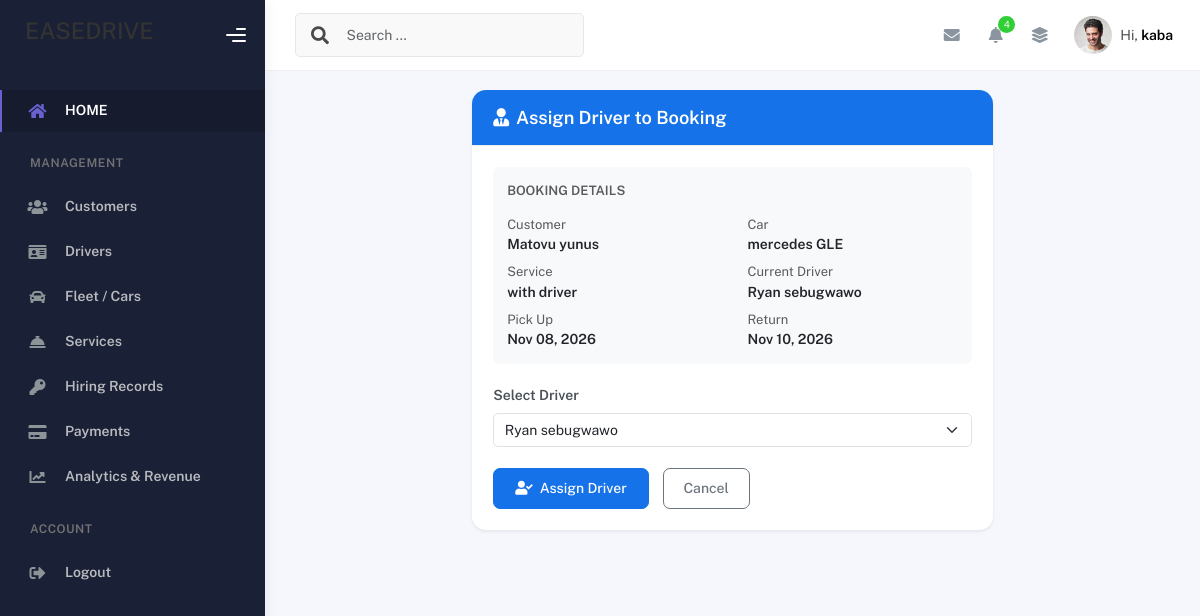
The page /admin_panel/assign_driver/1/ (signed in) on the database its author committed.
### carapplication/models.py (models this page shows, shortened)
class Hiring(models.Model):
    hiring_status = [("confirmed","confirmed"),("pending","pending")]
    customer = models.ForeignKey(Customer,on_delete=models.CASCADE)
    car = models.ForeignKey(Car,on_delete=models.CASCADE)
    service = models.ForeignKey(Service,on_delete=models.CASCADE)
    driver = models.ForeignKey(Driver,on_delete=models.SET_NULL, null=True, blank=True)
    pick_up_date = models.DateField(null=True)
    return_date = models.DateField(null=True)
    status = models.CharField(choices=hiring_status)

class Customer(models.Model):
    user = models.OneToOneField(User, on_delete=models.SET_NULL, null=True, blank=True, related_name='customer_profile')
    name = models.CharField(max_length=30, verbose_name="customer name")
    gender = models.CharField(choices= GENDER_OPTIONS)
    telephone = models.IntegerField(null=True)
    email = models.CharField(max_length=255)

class Car(models.Model):
    car_model = models.CharField(max_length=20, null=True)
    color = models.CharField(max_length=10)
    number_plate = models.CharField(max_length=8)
    status = models.CharField(choices=status)
    rental_rate = models.IntegerField()
    image = models.ImageField(upload_to='cars/', null=True, blank=True)

class Service(models.Model):
    choose = [('with driver','Given a driver'),('self driving','self driving')]
    name = models.CharField(choices=choose,verbose_name="service_name")
    description = models.CharField(max_length=180)
    cost = models.IntegerField()

class Driver(models.Model):
    name = models.CharField(max_length=30, verbose_name="driver name")
    gender = models.CharField(choices=GENDER_OPTIONS)
    contact = models.CharField(max_length=10)
    Date_of_birth = models.DateField(verbose_name="Date of Birth")
    driver_license = models.CharField(max_length=8, null=True)
    salary = models.IntegerField()
    @property
    def date_of_birth(self):
        return self.Date_of_birth
    def __str__(self):
        return f"{self.name}"

### carapplication/views.py (the view)
# urls.py: path('admin_panel/assign_driver/<int:hire_id>/', assign_driver_view, name='assign_driver'),
@admin_required
def assign_driver_view(request, hire_id):
    hiring = get_object_or_404(Hiring, id=hire_id)
    message = ''
    if request.method == 'POST':
        form = AssignDriverForm(request.POST, instance=hiring)
        if form.is_valid():
            form.save()
            message = 'Driver assigned successfully.'
            return redirect(request.META.get('HTTP_REFERER') or 'add_hiring')
    else:
        form = AssignDriverForm(instance=hiring)
    return render(request, 'assign_driver.html', {'hiring': hiring, 'form': form, 'msg': message})

### carapplication/forms.py
class AssignDriverForm(forms.ModelForm):
    class Meta:
        model = Hiring
        fields = ['driver']
        widgets = {
            'driver': forms.Select(attrs={'class': 'form-select'}),
        }

### carapplication/views.py (called while the page is built)
def admin_required(view_func):
    @wraps(view_func)
    def _wrapped_view(request, *args, **kwargs):
        if not request.user.is_authenticated:
            return redirect('login_page')
        is_admin = (
            request.user.is_superuser or
            request.user.is_staff or
            (hasattr(request.user, 'profile') and request.user.profile.role == 'admin')
        )
        if not is_admin:
            return redirect('customer_dashboard')
        return view_func(request, *args, **kwargs)
    return _wrapped_view

### carapplication/templates/assign_driver.html (shortened to what this page needs)
{% extends 'base.html' %}
{% block content %}
<div class="container-fluid py-4">
  <div class="row justify-content-center">
    <div class="col-lg-7">
      <div class="card border-0 shadow-sm rounded-4">
        <div class="card-header bg-primary text-white rounded-top-4 py-3 px-4">
          <h5 class="mb-0 fw-bold"><i class="fas fa-user-tie me-2"></i>Assign Driver to Booking</h5>
        </div>
        <div class="card-body p-4">
          <div class="bg-light rounded-3 p-3 mb-4">
            <h6 class="fw-bold text-muted text-uppercase small mb-3">Booking Details</h6>
            <div class="row g-2">
              <div class="col-6">
                <small class="text-muted d-block">Customer</small>
                <strong>{{ hiring.customer.name }}</strong>
              </div>
              <div class="col-6">
                <small class="text-muted d-block">Car</small>
                <strong>{{ hiring.car.car_model }}</strong>
              </div>
              <div class="col-6">
                <small class="text-muted d-block">Service</small>
                <strong>{{ hiring.service.name }}</strong>
              </div>
              <div class="col-6">
                <small class="text-muted d-block">Current Driver</small>
                <strong>{% if hiring.driver %}{{ hiring.driver.name }}{% else %}<span class="text-warning">Not Assigned</span>{% endif %}</strong>
              </div>
              <div class="col-6">
                <small class="text-muted d-block">Pick Up</small>
                <strong>{{ hiring.pick_up_date|date:"M d, Y" }}</strong>
              </div>
              <div class="col-6">
                <small class="text-muted d-block">Return</small>
                <strong>{{ hiring.return_date|date:"M d, Y" }}</strong>
              </div>
            </div>
          </div>
          <form method="POST">
            <div class="mb-4">
              <label class="form-label fw-semibold">Select Driver</label>
              {{ form.driver }}
            </div>
            <div class="d-flex gap-3">
              <button type="submit" class="btn btn-primary px-4 rounded-3">
                <i class="fas fa-user-check me-2"></i>Assign Driver
              </button>
              <a href="{% url 'add_hiring' %}" class="btn btn-outline-secondary rounded-3">Cancel</a>
            </div>
          </form>
        </div>
      </div>
    </div>
  </div>
</div>
{% endblock content %}

### carapplication/templates/base.html (shortened to what this page needs)
<!DOCTYPE html>
<html lang="en">
    {% load static %}
  <head>
        <link rel="stylesheet" href="https://cdnjs.cloudflare.com/ajax/libs/font-awesome/6.5.1/css/all.min.css" />
        <link rel="stylesheet" href="{% static 'assets/css/bootstrap.min.css' %}" />
        <link rel="stylesheet" href="{% static 'assets/css/plugins.min.css' %}" />
        <link rel="stylesheet" href="{% static 'assets/css/kaiadmin.min.css' %}" />
        <link rel="stylesheet" href="{% static 'assets/css/demo.css' %} " />
  </head>
    <body>
        <div class="wrapper">
      <div class="sidebar" data-background-color="dark">
        <div class="sidebar-logo">
          <div class="logo-header" data-background-color="dark">
           <h3>EASEDRIVE</h3>
            <div class="nav-toggle">
              <button class="btn btn-toggle toggle-sidebar">
                <i class="gg-menu-right"></i>
              </button>
            </div>
          </div>
        </div>
        <div class="sidebar-wrapper scrollbar scrollbar-inner">
          <div class="sidebar-content">
            <ul class="nav nav-secondary">
              <li class="nav-item active">
                <a href="{% url 'index_page' %}">
                  <i class="fas fa-home"></i>
                  <p>HOME</p>
                </a>
              </li>
              {% if user.is_authenticated and user.profile.role == 'admin' or user.is_superuser %}
              <li class="nav-section">
                <h4 class="text-section">Management</h4>
              </li>
              <li class="nav-item">
                <a href="{% url 'add_customer' %}">
                  <i class="fas fa-users"></i>
                  <p>Customers</p>
                </a>
              </li>
              <li class="nav-item">
                <a href="{% url 'add_driver' %}">
                  <i class="fas fa-id-card"></i>
                  <p>Drivers</p>
                </a>
              </li>
              <li class="nav-item">
                <a href="{% url 'add_car' %}">
                  <i class="fas fa-car"></i>
                  <p>Fleet / Cars</p>
                </a>
              </li>
              <li class="nav-item">
                <a href="{% url 'add_service' %}">
                  <i class="fas fa-concierge-bell"></i>
                  <p>Services</p>
                </a>
              </li>
              <li class="nav-item">
                <a href="{% url 'add_hiring' %}">
                  <i class="fas fa-key"></i>
                  <p>Hiring Records</p>
                </a>
              </li>
              <li class="nav-item">
                <a href="{% url 'add_payment' %}">
                  <i class="fas fa-credit-card"></i>
                  <p>Payments</p>
                </a>
              </li>
              <li class="nav-item">
                <a href="{% url 'admin_analytics' %}">
                  <i class="fas fa-chart-line"></i>
                  <p>Analytics & Revenue</p>
                </a>
              </li>
              {% endif %}
              {% if user.is_authenticated %}
              <li class="nav-section">
                <h4 class="text-section">Account</h4>
              </li>
              <li class="nav-item">
                <a href="{% url 'logout_page' %}">
                  <i class="fas fa-sign-out-alt"></i>
                  <p>Logout</p>
                </a>
              </li>
              {% endif %}
            </ul>
          </div>
        </div>
      </div>
      <div class="main-panel">
        <div class="main-header">
          <nav
            class="navbar navbar-header navbar-header-transparent navbar-expand-lg border-bottom"
          >
            <div class="container-fluid">
              <nav
                class="navbar navbar-header-left navbar-expand-lg navbar-form nav-search p-0 d-none d-lg-flex"
              >
                <div class="input-group">
                  <div class="input-group-prepend">
                    <button type="submit" class="btn btn-search pe-1">
                      <i class="fa fa-search search-icon"></i>
                    </button>
                  </div>
                  <input
                    type="text"
                    placeholder="Search ..."
                    class="form-control"
                  />
                </div>
              </nav>
              <ul class="navbar-nav topbar-nav ms-md-auto align-items-center">
                <li class="nav-item topbar-icon dropdown hidden-caret">
                  <a
                    class="nav-link dropdown-toggle"
                    href="#"
                    id="messageDropdown"
                    role="button"
                    data-bs-toggle="dropdown"
                    aria-haspopup="true"
                    aria-expanded="false"
                  >
                    <i class="fa fa-envelope"></i>
                  </a>
                </li>
                <li class="nav-item topbar-icon dropdown hidden-caret">
                  <a
                    class="nav-link dropdown-toggle"
                    href="#"
                    id="notifDropdown"
                    role="button"
                    data-bs-toggle="dropdown"
                    aria-haspopup="true"
                    aria-expanded="false"
                  >
                    <i class="fa fa-bell"></i>
                    <span class="notification">4</span>
                  </a>
                </li>
                <li class="nav-item topbar-icon dropdown hidden-caret">
                  <a
                    class="nav-link"
                    data-bs-toggle="dropdown"
                    href="#"
                    aria-expanded="false"
                  >
                    <i class="fas fa-layer-group"></i>
                  </a>
                </li>
                <li class="nav-item topbar-user dropdown hidden-caret">
                  <a
                    class="dropdown-toggle profile-pic"
                    data-bs-toggle="dropdown"
                    href="#"
                    aria-expanded="false"
                  >
                    <div class="avatar-sm">
                      <img
                        src="{% static 'assets/img/profile.jpg' %}"
                        alt="..."
                        class="avatar-img rounded-circle"
                      />
                    </div>
                    <span class="profile-username">
                      <span class="op-7">Hi,</span>
                      <span class="fw-bold">{% if user.is_authenticated %}{{ user.first_name|default:user.username }}{% else %}Guest{% endif %}</span>
                    </span>
                  </a>
                </li>
              </ul>
            </div>
          </nav>
        </div>
        <div class="container">
            {% block content %}
            {% endblock content %}
        </div>
      </div>
    </div>
    </body>
</html>

### rows shown on the page
Hiring: customer.name "Matovu yunus", car.car_model "mercedes GLE", service.name "with driver", driver.name "Ryan sebugwawo", pick_up_date "Nov 08, 2026", return_date "Nov 10, 2026", driver "Ryan sebugwawo"

### other values the page prints
{{ user.first_name|default:user.username }} "kaba"
